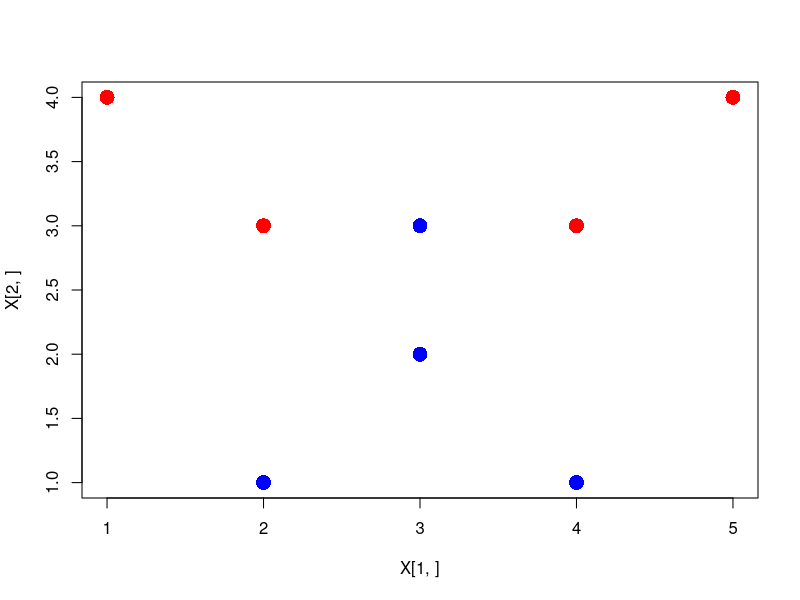

Source code (R): (Note: this script raises an error after producing the figure.)
# kNN
# 2016/4/3
frame()

cols <- c('red', 'blue')

input <- matrix(scan('./data.txt', sep=','), 3)
X <- rbind(input[1,], input[2,])
b <- input[nrow(input),]
print(X)

plot(X[1,], X[2,], pch=16, cex=2, col=cols[b])

distance <- function(mat, vec)  sqrt(apply((mat-vec)^2, 2, sum))

whichKMin <- function(k, vec) {
  update <- vec
  index <- NULL
  for (i in 1:k) {
    index <- c(index, which(vec==min(update)))
    update <- update[-index]
  }
  return(index[1:k])
}

repeat {
  cat('Input test pattern\n')
  x <- readline()
  x <- as.numeric(unlist(strsplit(x,',')))

  d <- distance(X,x)
  cat('Distance\n')
  print(d)
  pos <- whichKMin(3,d)
  cat('Position\n')
  print(pos)
  class <- as.numeric(names(which.max(table(b[pos]))))
  cat('Judge: Class', class, '\n')

  points(x[1], x[2], pch=16, cex=2, col=cols[class])
  ## In case, use test-data for learning-data
  X <- cbind(X, x)
  b <- c(b, class)
}


